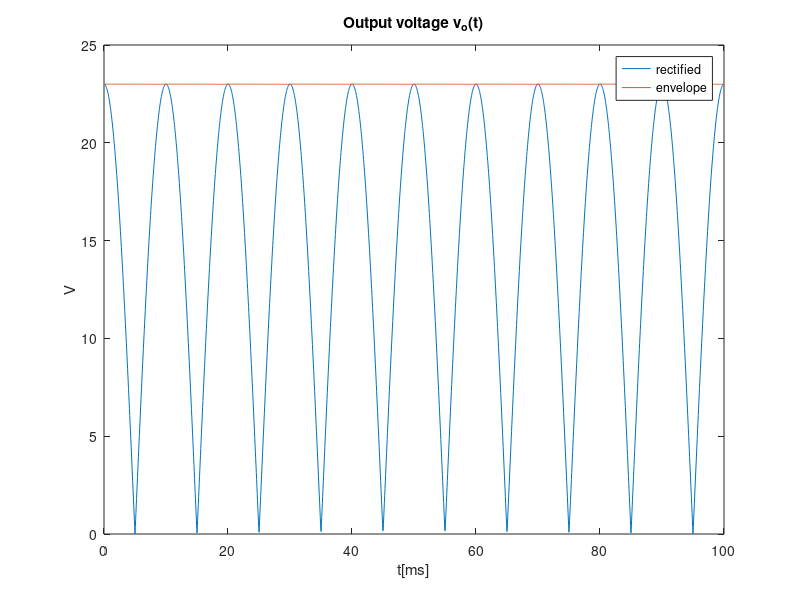
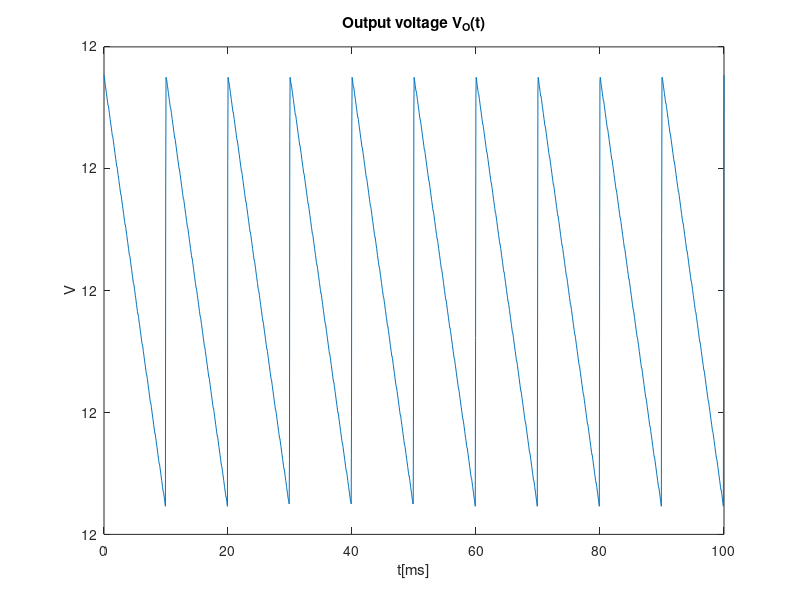
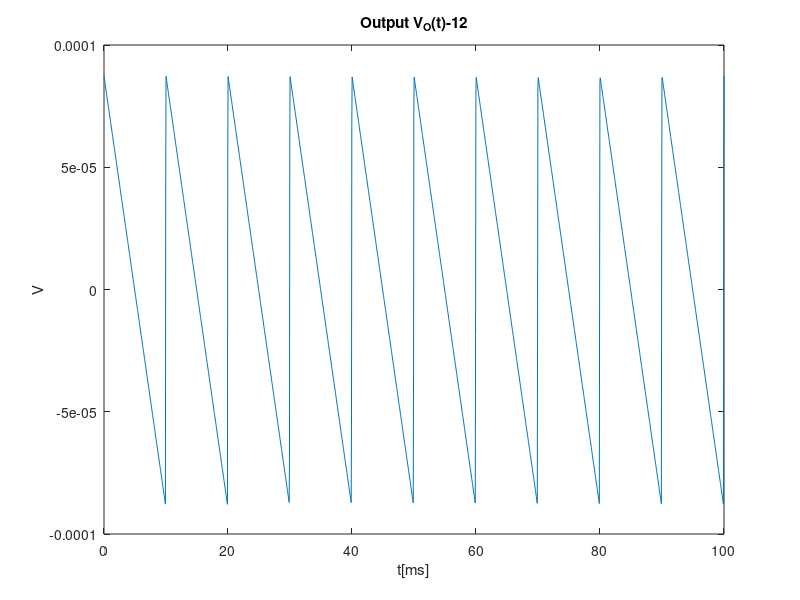

Reproduce these figures in MATLAB, in order.
close all 
clear all

format long;


f=50;
w=2*pi*f;
R=70e3;
C=354e-6;
Ro=6.08e3;
nd=18;
v_on=12/nd;

%envelope detector
A=23;
t=linspace(0, 0.1, 2000);
vS = A * cos(w*t);
vOhr = zeros(1, length(t));
vOe = zeros(1, length(t));

tOFF = 1/w * atan(1/w/R/C);
vOnexp = A*cos(w*tOFF)*exp(-(t-tOFF)/R/C);

vOhr=abs(vS);

theo1=figure();

plot(t*1000, vOhr)
hold

for i=1:length(t)
  if t(i) < tOFF
    vOe(i) = vOhr(i);
  elseif vOnexp(i) > vOhr(i)
    vOe(i) = vOnexp(i);
  else
    tOFF = tOFF + 1/(2*f);
    vOnexp = A*abs(cos(w*tOFF))*exp(-(t-tOFF)/R/C);
    vOe(i) = vOhr(i);
  endif
endfor

avgenv=mean(vOe);
plot(t*1000, vOe)
title("Output voltage v_o(t)")
ylabel("V")
xlabel ("t[ms]")
legend("rectified","envelope")
print (theo1, "theo1.eps", "-depsc");


vOr = zeros(1, length(t));
vOrdc = v_on*nd;
vOrac = zeros(1, length(t));

vt = 0.025;
Is = 1e-14;

rd = vt/(Is*exp(v_on/vt));

vOrac = nd*rd/(nd*rd+Ro)*(vOe-avgenv);

vOr = vOrdc+vOrac;

theo2=figure();

plot(t*1000,vOr)
title("Output voltage V_O(t)")
ylabel("V")
xlabel("t[ms]")
print(theo2, "theo2.eps", "-depsc");


theo3=figure();

plot(t*1000, vOr-12)
title("Output V_O(t)-12")
ylabel("V")
xlabel("t[ms]")
print(theo3, "theo3.eps", "-depsc");

avgout=mean(vOr);
ripple=max(vOr)-min(vOr);

cost=R/1000+Ro/1000+C*(10^6)+nd*0.1+4*0.1;

merit=1/(cost*(ripple+abs(avgout-12)+10^-6));

tab=fopen("merit_tab.tex","w");

fprintf(tab, "Average Voltage & %f \\\\ \\hline \n", avgout);
fprintf(tab, "Ripple & %f \\\\ \\hline \n", ripple);
fprintf(tab, "Cost & %f \\\\ \\hline \n", cost);
fprintf(tab, "Merit & %f \\\\ \\hline \n", merit);

fclose(tab);
